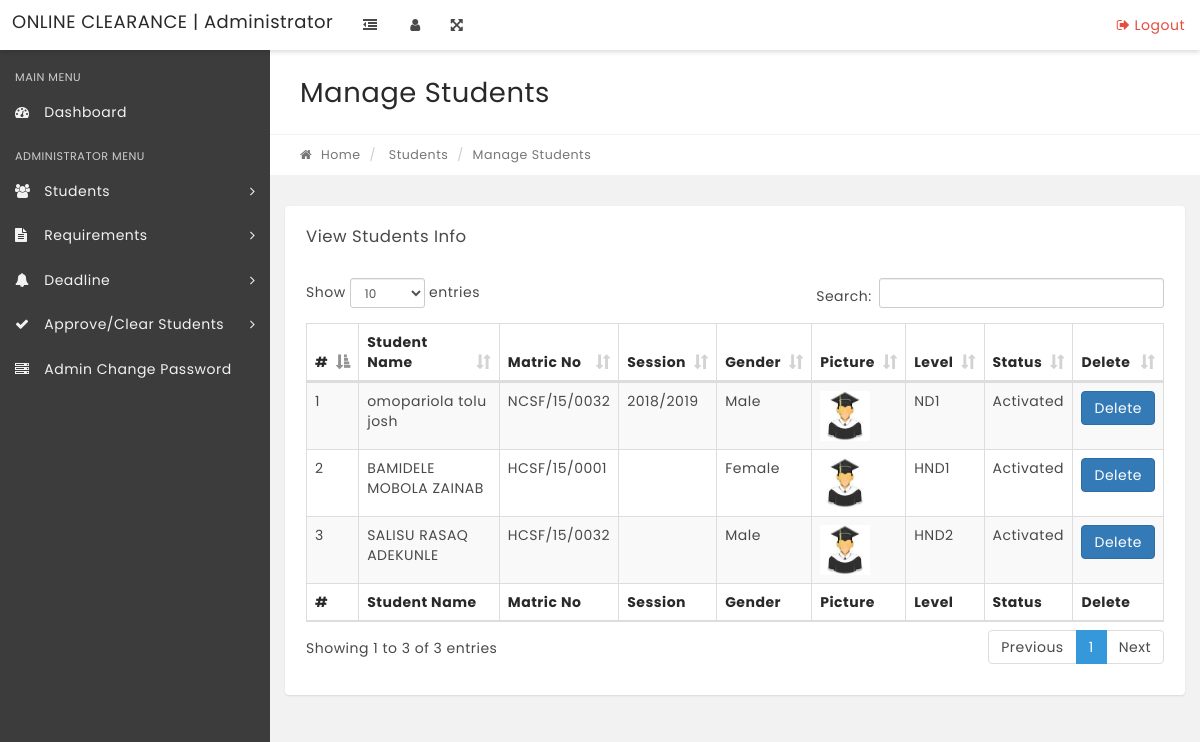
/manage-students.php, run on the app's committed database.
### tables this page shows
CREATE TABLE IF NOT EXISTS `students` (
`id` int(10) NOT NULL,
  `surname` varchar(50) NOT NULL,
  `firstname` varchar(50) NOT NULL,
  `othername` varchar(50) NOT NULL,
  `matricno` varchar(20) NOT NULL,
  `password` varchar(50) NOT NULL,
  `sex` varchar(6) NOT NULL,
  `pic` text NOT NULL,
  `level` varchar(10) NOT NULL,
  `session` varchar(20) NOT NULL,
  `status` varchar(20) NOT NULL,
  `dateReg` varchar(50) NOT NULL,
  `isCleared` varchar(50) NOT NULL,
  `dateCleared` varchar(50) NOT NULL
);

### manage-students.php (the view, shortened to what this page needs)
<?php
include('includes/config.php');
if(strlen($_SESSION['alogin'])=="")
    {
    header("Location: index.php");
    }
    else{
?>
<!DOCTYPE html>
<html lang="en">
    <head>
        <link rel="stylesheet" href="css/bootstrap.min.css" media="screen" >
        <link rel="stylesheet" href="css/font-awesome.min.css" media="screen" >
        <link rel="stylesheet" href="css/animate-css/animate.min.css" media="screen" >
        <link rel="stylesheet" href="css/lobipanel/lobipanel.min.css" media="screen" >
        <link rel="stylesheet" href="css/prism/prism.css" media="screen" >
        <link rel="stylesheet" type="text/css" href="js/DataTables/datatables.min.css"/>
        <link rel="stylesheet" href="css/main.css" media="screen" >
    </head>
    <body class="top-navbar-fixed">
        <div class="main-wrapper">
   <?php include('includes/topbar.php');?>
            <div class="content-wrapper">
                <div class="content-container">
<?php include('includes/leftbar.php');?>
                    <div class="main-page">
                        <div class="container-fluid">
                            <div class="row page-title-div">
                                <div class="col-md-6">
                                    <h2 class="title">Manage Students</h2>
                                </div>
                            </div>
                            <div class="row breadcrumb-div">
                                <div class="col-md-6">
                                    <ul class="breadcrumb">
            							<li><a href="dashboard.php"><i class="fa fa-home"></i> Home</a></li>
                                        <li> Students</li>
            							<li class="active">Manage Students</li>
            						</ul>
                                </div>
                            </div>
                        </div>
                        <section class="section">
                            <div class="container-fluid">
                                <div class="row">
                                    <div class="col-md-12">
                                        <div class="panel">
                                            <div class="panel-heading">
                                                <div class="panel-title">
                                                    <h5>View Students Info</h5>
                                                </div>
                                            </div>
                                            <div class="panel-body p-20">
                                                <table id="example" class="display table table-striped table-bordered" cellspacing="0" width="100%">
                                                    <thead>
                                                        <tr>
                                                            <th>#</th>
                                                            <th>Student Name</th>
                                                            <th>Matric No</th>
                                                            <th>Session</th>
                                                            <th>Gender</th>
                                                            <th>Picture</th>
                                                            <th>Level</th>
                                                            <th>Status</th>
                                                            <th>Delete</th>
                                                        </tr>
                                                    </thead>
                                                    <tfoot>
                                                        <tr>
                                                          <th>#</th>
                                                          <th>Student Name</th>
                                                            <th>Matric No</th>
                                                            <th>Session</th>
                                                            <th>Gender</th>
                                                            <th>Picture</th>
                                                            <th>Level</th>
                                                            <th>Status</th>
                                                            <th>Delete</th>
                                                        </tr>
                                                    </tfoot>
                                                    <tbody>
<?php	$query = mysqli_query($con,"select * from students")or die(mysqli_error());
													while($row = mysqli_fetch_array($query)){
													$matricno = $row['matricno'];$sn=$sn+1;?>
<tr>
                                                <td><?php echo $sn; ?>
												<td><?php echo $row['surname'].' '.$row['firstname'].' '.$row['othername']; ?>
                                                <td><?php echo $row['matricno']; ?></td>
                                                <td><?php echo $row['session']; ?></td>
												<td><?php echo $row['sex']; ?></td>
              <td><img style="width:50px; height:50px" class="img-responsive" src="<?php echo $row['pic'];?>"></td>
												<td><?php echo $row['level']; ?></td>
												<td><?php echo $row['status']; ?></td>
<td><a class="btn btn-primary" href="manage-students.php?stid=<?php echo htmlentities($row['matricno']);?>">Delete</a>
</td>
</tr>
<?php $cnt=$cnt+1;}} ?>
                                                    </tbody>
                                                </table>
                                            </div>
                                        </div>
                                    </div>
                                                </div>
                                            </div>
                                        </div>
                                    </div>
                                </div>
                            </div>
    </body>
</html>

### data on the page
students: surname "omopariola", firstname "tolu", othername "josh", matricno "NCSF/15/0032", session "2018/2019", sex "Male", pic (picture), level "ND1", status "Activated"
students: surname "BAMIDELE", firstname "MOBOLA", othername "ZAINAB", matricno "HCSF/15/0001", sex "Female", pic (picture), level "HND1", status "Activated"
students: surname "SALISU", firstname "RASAQ", othername "ADEKUNLE", matricno "HCSF/15/0032", sex "Male", pic (picture), level "HND2", status "Activated"
